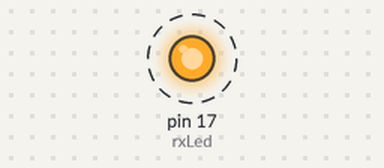
Bench run of a sketch on a simulated Arduino Leonardo, built with avr-gcc and run on an emulated ATmega32U4. Shown: output pins drawn as LEDs (lit = HIGH). Dashed ring = blinking.

Above: at 0.2 s.
Timing chart, 0 to 3.0 s (numbered marks = the images above):
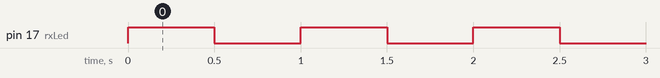

The sketch:

blink_sample_redone.ino
```cpp
/*
 * Use this to test Arduino Leonardo (ETH) boards
 */

int rxLed = 17;

void setup() {
  pinMode(rxLed, OUTPUT);
}

void loop() {
  digitalWrite(rxLed, HIGH);
  delay(500);
  digitalWrite(rxLed, LOW);
  delay(500);
}
```

Measured:
- by itself, pin 17 (rxLed): alternates HIGH for 0.50 s and LOW for 0.50 s
